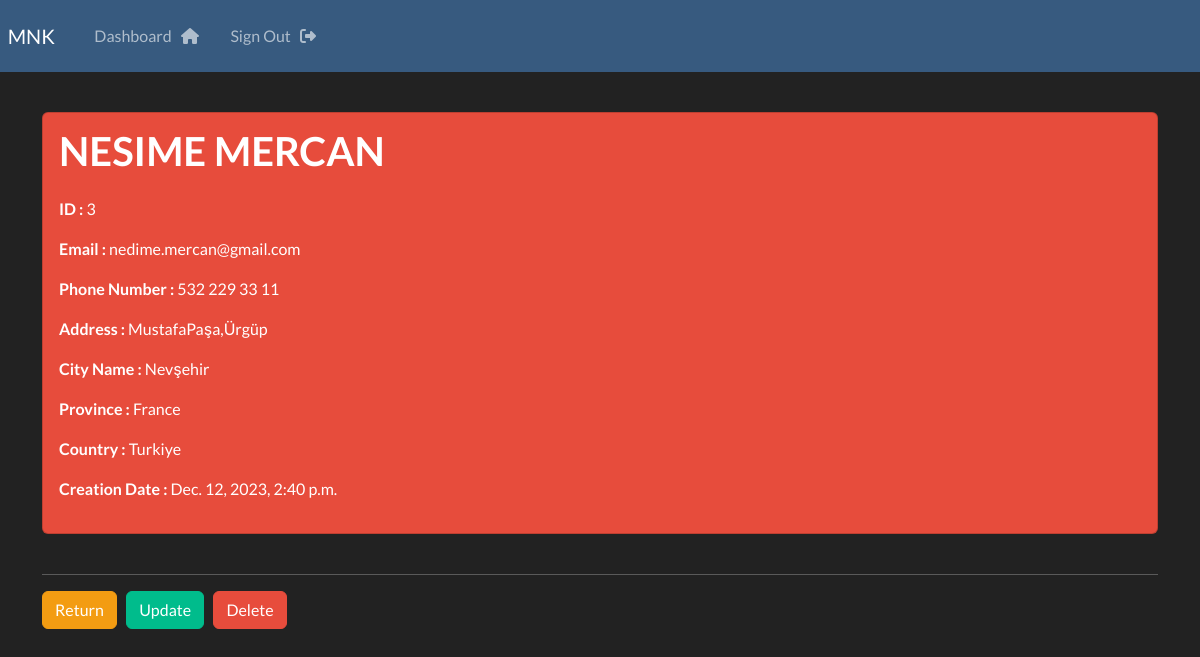
Screenshot of /record/3/ (signed in) with the database file from the repository.
### webApp/models.py (models this page shows, shortened)
class Kayit(models.Model):
    creation_date = models.DateTimeField(auto_now_add=True)
    first_name = models.CharField(max_length=100)
    last_name = models.CharField(max_length=100)
    email = models.CharField(max_length=255)
    phone = models.CharField(max_length=20)
    address = models.CharField(max_length=300)
    city = models.CharField(max_length=255)
    province = models.CharField(max_length=200)
    country = models.CharField(max_length=200)

### webApp/views.py (the view)
# urls.py: path('record/<int:pk>/', views.singular_record, name='record'),
@login_required(login_url="my-login")
def singular_record(request, pk):
    all_records = Kayit.objects.get(id=pk)
    context = {'record':all_records}
    return render(request,'webapp/view-record.html',context=context)

### webApp/templates/webapp/view-record.html (shortened to what this page needs)
{% extends "webapp/base.html" %}
{% block content %}
<div class="card bg-danger mt-3">
    <strong class='ms-3 mt-2 fs-2 fw-bold'>
        {{record.first_name|upper}}
        {{record.last_name|upper}}
    </strong>
    <div class="card-body">
        <p> <strong> ID : </strong> {{record.id}} </p>
        <p> <strong> Email : </strong>{{record.email}} </p>
        <p> <strong> Phone Number : </strong>{{record.phone}} </p>
        <p> <strong> Address : </strong>{{record.address}} </p>
        <p> <strong> City Name : </strong>{{record.city}} </p>
        <p> <strong> Province : </strong>{{record.province}} </p>
        <p> <strong> Country : </strong>{{record.country}} </p>
        <p> <strong>Creation Date : </strong>{{record.creation_date}} </p>
    </div>
</div>
<br>
<hr>
<a href="{% url 'dashboard' %}" class="btn btn-warning">Return</a>
<a href="{% url 'update-record' record.id %}" class="btn btn-success">Update</a>
<a href="{% url 'delete-record' record.id %}" class="btn btn-danger">Delete</a>
{% endblock content %}

### rows the page displays
Kayit: first_name "NESIME", last_name "MERCAN", id "3", email "nedime.mercan@gmail.com", phone "532 229 33 11", address "MustafaPaşa,Ürgüp", city "Nevşehir", province "France", country "Turkiye", creation_date "Dec. 12, 2023, 2:40 p.m."
